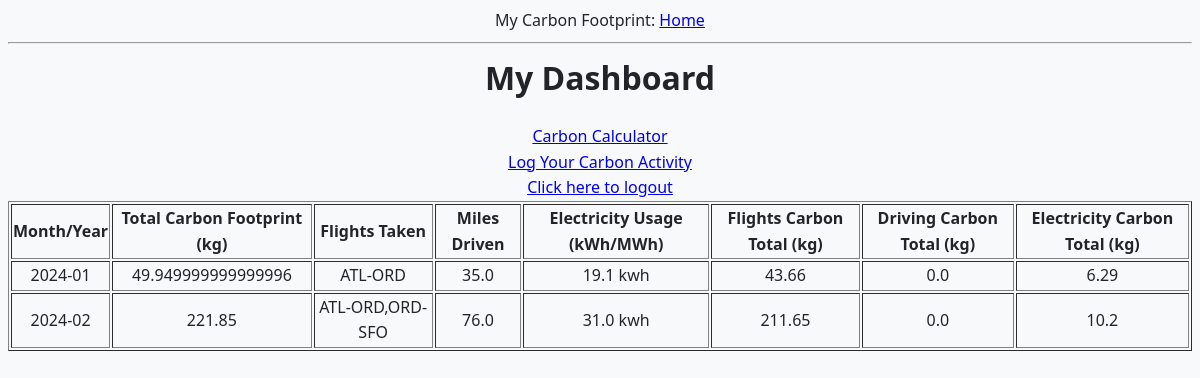
The page /dashboard (signed in) on the database its author committed.
### models.py (models this page shows)
class MonthlyCarbonData(db.Model, UserMixin):
    id = db.Column(db.Integer, primary_key=True, autoincrement=True)
    user_id = db.Column(db.Integer, db.ForeignKey('user.id'))
    user = db.relationship('User', back_populates='monthly_carbon_data')
    month_year = db.Column(db.DateTime)
    flights = db.Column(db.String(100))
    driving_miles = db.Column(db.Float)
    electricity_usage = db.Column(db.Float)
    kwh_or_mwh = db.Column(db.String(3))
    flights_carbon_total_kg = db.Column(db.Float)
    driving_carbon_total_kg = db.Column(db.Float)
    electricity_carbon_total_kg = db.Column(db.Float)
    total_carbon_footprint = db.Column(db.Float)

### app.py (the view)
@app.route('/dashboard', methods=['GET', 'POST'])
@login_required
def dashboard():
    monthly_data = get_monthly_data(current_user.id)
    print(monthly_data)
    return render_template("dashboard.html", username=current_user.username, data=monthly_data)

### app.py (called while the page is built)
@login_manager.user_loader
def load_user(user_id):
    return User.query.get(int(user_id))

### templates/dashboard.html
{% extends "base.html" %}
{% block content %}
    <h1>My Dashboard</h1>
    <a href="{{url_for('carbon_calculator')}}">Carbon Calculator</a><br>
    <a href="{{url_for('log_activities')}}">Log Your Carbon Activity</a><br>
    <a href="{{url_for('logout')}}">Click here to logout</a>
    <table border="1">
        <thead>
            <tr>
                <th>Month/Year</th>
                <th>Total Carbon Footprint (kg)</th>
                <th>Flights Taken</th>
                <th>Miles Driven</th>
                <th>Electricity Usage (kWh/MWh)</th>
                <th>Flights Carbon Total (kg)</th>
                <th>Driving Carbon Total (kg)</th>
                <th>Electricity Carbon Total (kg)</th>
            </tr>
        </thead>
        <tbody>
            {% for date, details in data %}
            <tr>
                <td>{{ date.strftime('%Y-%m') }}</td>
                <td>{{ details.total_carbon_footprint }}</td>
                <td>{{ details.flights }}</td>
                <td>{{ details.driving_miles }}</td>
                <td>{{ details.electricity_usage }} {{ details.kwh_or_mwh }}</td>
                <td>{{ details.flights_carbon_total_kg }}</td>
                <td>{{ details.driving_carbon_total_kg }}</td>
                <td>{{ details.electricity_carbon_total_kg }}</td>
            </tr>
            {% endfor %}
        </tbody>
    </table>
{% endblock %}

### templates/base.html (shortened to what this page needs)
<!doctype html>
<html>
    <head>
    </head>
    <body>
        <div>My Carbon Footprint: <a href="/index">Home</a></div>
        <hr>
        {% block content %}{% endblock %}
    </body>
    <link rel="stylesheet" type="text/css" href="{{ url_for('static', filename='style.css') }}">
</html>

### static/style.css (style rules this page uses)
:root { --primary-color: #007BFF; --secondary-color: #6C757D; --background-color: #f8f9fa; --text-color: #212529; --btn-text-color: #ffffff; --link-color: #007BFF; --link-hover-color: #0056b3; }
body { margin: 50; font-family: 'Segoe UI', Tahoma, Geneva, Verdana, sans-serif; background-color: var(--background-color); color: var(--text-color); line-height: 1.6; align-items: center; justify-content: center; text-align: center; }
h1, h2, h3, h4, h5, h6 { margin-top: 0; }

### rows shown on the page
MonthlyCarbonData: strftime "2024-01", total_carbon_footprint "49.949999999999996", flights "ATL-ORD", driving_miles "35.0", electricity_usage "19.1", kwh_or_mwh "kwh", flights_carbon_total_kg "43.66", driving_carbon_total_kg "0.0", electricity_carbon_total_kg "6.29"
MonthlyCarbonData: strftime "2024-02", total_carbon_footprint "221.85", flights "ATL-ORD,ORD-SFO", driving_miles "76.0", electricity_usage "31.0", kwh_or_mwh "kwh", flights_carbon_total_kg "211.65", driving_carbon_total_kg "0.0", electricity_carbon_total_kg "10.2"
